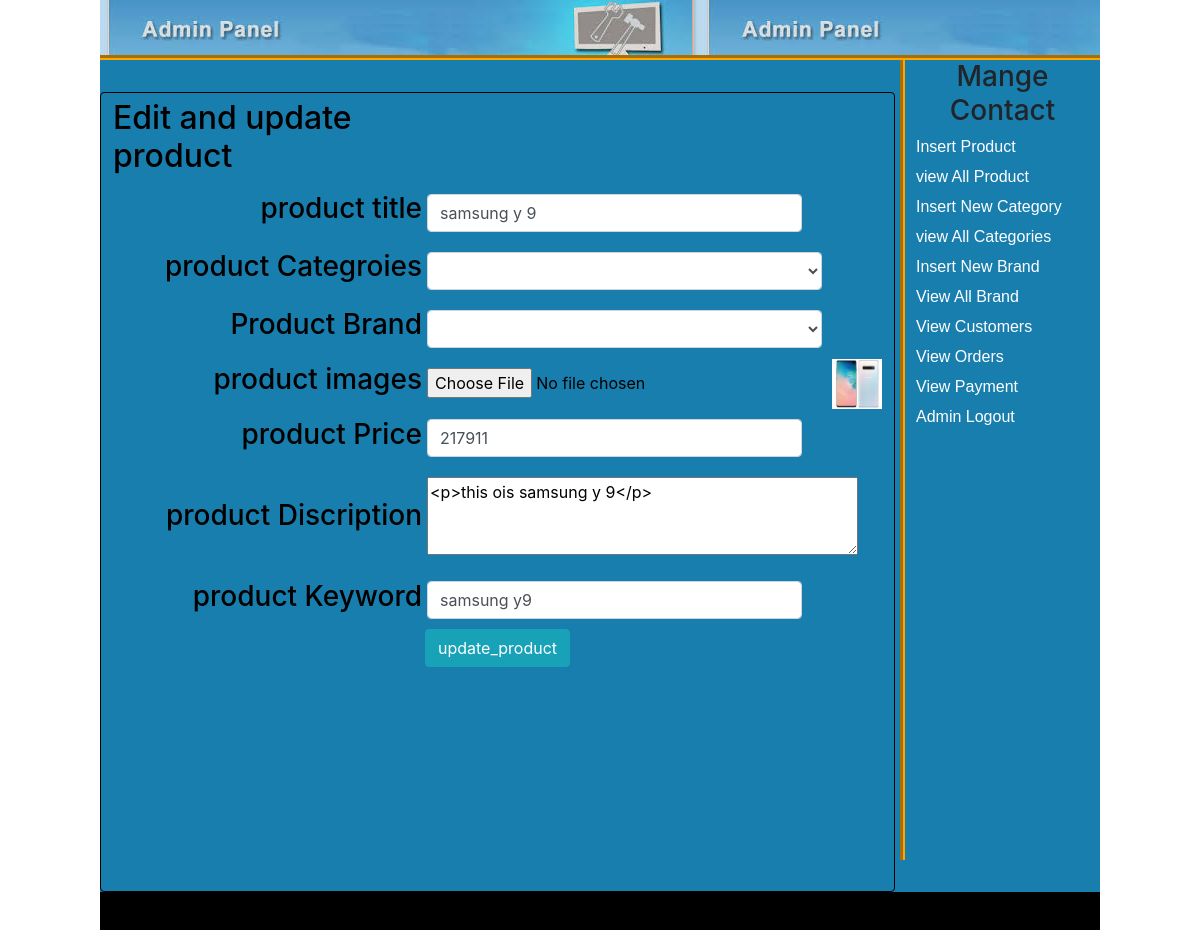
Screenshot of /Admin-area/index.php?edit_pro=13 (signed in) with the database file from the repository.
### tables this page shows
CREATE TABLE `products` (
  `product_id` int(100) NOT NULL,
  `product_cat` int(100) NOT NULL,
  `product_brand` int(100) NOT NULL,
  `product_title` varchar(255) NOT NULL,
  `product_price` int(100) NOT NULL,
  `product_desc` text NOT NULL,
  `product_images` text NOT NULL,
  `product_keywords` text NOT NULL
);

### Admin-area/edit_pro.php (the view, shortened to what this page needs)
<?php
if(!isset($_SESSION['user_email']))
{
    echo "<script>window.open('login.php?not_admin=You are not an Admin!','_self');</script>";
}
else
{
?><?php
include("includes/insert_product_fun.php");
if(isset($_GET['edit_pro']))
{
    $pro_id=$_GET['edit_pro'];
    $sel_pro="select * from products where product_id='$pro_id'";
    $run_pro=mysqli_query($con,$sel_pro);
    $get_pro=mysqli_fetch_array($run_pro);
    $pro_title=$get_pro['product_title'];
    $pro_brand=$get_pro['product_brand'];
    $pro_image=$get_pro['product_images'];
    $pro_price=$get_pro['product_price'];
    $pro_desc=$get_pro['product_desc'];
    $product_keyword=$get_pro['product_keywords'];
    $get_brand = "select * from brands where brand_id='$pro_brand' ";
    $run_brand = mysqli_query($con, $get_brand);
    $row_brand = mysqli_fetch_array($run_brand);
    $brand_title=$row_brand['brand_title'];
}
?>
<head>
    <link rel="stylesheet" href="https://maxcdn.bootstrapcdn.com/bootstrap/4.0.0/css/bootstrap.min.css">
    <link rel="stylesheet" href="styles/insert_product.css?vs<?php echo time(); ?>" media="all" \>
</head>
<div style="height: 800px">
                <form action="" method="POST" enctype="multipart/form-data">
                    <Table id="table_design" class=" form-control" width="795px" align="center">
                        <tr>
                            <th><h2>Edit and update product</h2></th>
                        </tr>
                        <tr>
                            <td id="td1">
                                <h3 align="right"> product title</h3>
                            </td>
                            <td id="td2"><input type="text" class=" form-control" name="product_title" value="<?php echo $pro_title; ?>"></td>
                        </tr>
                        <tr>
                            <td id="td1">
                                <h3 align="right"> product Categroies</h3>
                            </td>
                            <td id="td2">
                                <select name="product_cat" class=" form-control">
                                    <option>
                                    </option>
                                    <?php
                                    global $con;
                                    $get_catc = "select * from categories";
                                    $run_cats = mysqli_query($con, $get_catc);
                                    while ($row_cats = mysqli_fetch_array($run_cats)) {
                                        $cat_id = $row_cats['cat_id'];
                                        $cat_title = $row_cats['cat_title'];
                                        echo "<option value='$cat_id'>$cat_title</option>";
                                    }
                                    ?>
                                    < </select> </td> </tr> <tr>
                            <td id="td1">
                                <h3 align="right"> Product Brand</h3>
                            </td>
                            <td id="td2">
                                <select name="product_brand" id="" class=" form-control">
                                    <option value=""><?php echo $brand_title; ?></option>
                                    <?php
                                    global $con;
                                    $get_brand = "select * from brands";
                                    $run_brands = mysqli_query($con, $get_brand);
                                    while ($row_brand = mysqli_fetch_array($run_brands)) {
                                        $brand_id = $row_brand['brand_id'];
                                        $brand_title = $row_brand['brand_title'];
                                        echo "<option value='$brand_id'>$brand_title</option> ";
                                    }
                                    ?>
                                </select>
                            </td>
                        </tr>
                        <tr>
                            <td id="td1">
                                <h3 align="right">product images</h3>
                            </td>
                            <td id="td2"><input type="file" name="product_image" id=""></td>
                            <td><img src="product_img/<?php echo $pro_image; ?>" width="50" height="50" alt=""></td>
                        </tr>
                        <tr>
                            <td id="td1">
                                <h3 align="right"> product Price </h3>
                            </td>
                            <td id="td2"><input type="text" class=" form-control" name="product_price"  value="<?php echo $pro_price;?>" id=""></td>
                        </tr>
                        <tr>
                            <td id="td1">
                                <h3 align="right">product Discription</h3>
                            </td>
                            <td id="td2">
                                <textarea name="product_desc" cols="40"   value="" rows="3"><?php echo $pro_desc;  ?></textarea>
                            </td>
                        </tr>
                        <tr>
                            <td id="td1">
                                <h3 align="right">product Keyword</h3>
                            </td>
                            <td id="td2"><input type="text" class=" form-control" name="product_keyword"  value="<?php echo $product_keyword; ?>" id=""></td>
                        </tr>
                        <tr>
                            <td colspan="7" align="Center">
                                <input type="submit" name="update_product" class="btn btn-info" value="update_product" class=" " id=""></td>
                        </tr>
                    </Table>
                </form>
            </div>
<?php
if (isset($_POST['update_product'])) {
    $product_id=$pro_id;
    $product_title = $_POST['product_title'];
    $product_cat = $_POST['product_cat'];
    $product_brand = $_POST['product_brand'];
    $product_price = $_POST['product_price'];
    $product_desc = $_POST['product_desc'];
    $product_keyword = $_POST['product_keyword'];
    $product_image = $_FILES['product_image']['name'];
    $product_image_tmp = $_FILES['product_image']['tmp_name'];
    move_uploaded_file($product_image_tmp, "product_img/$product_image");
    $update_products = "UPDATE `products` SET product_cat='$product_cat',product_brand='$product_brand',product_title='$product_title',product_price='$product_price',product_desc='$product_desc',product_images='$product_image',product_keywords='$product_keyword' WHERE product_id='$product_id'";
    $update_pro = mysqli_query($con, $update_products);
    if($update_pro){
    echo "<script>alert('Product is updated');</script>";
    echo "<script>window.open('index.php?view_all_product','_self')</script>";}
}}
?>

### Admin-area/styles/style.css (style rules this page uses)
html, body, div, span, applet, object, iframe, h1, h2, h3, h4, h5, h6, p, blockquote, pre, a, abbr, acronym, address, big, cite, code, del, dfn, em, img, ins, kbd, q, s, samp, small, strike, strong, sub, sup, tt, var, b, u, i, center, dl, dt, dd, ol, ul, li, fieldset, form, label, legend, table, caption, tbody, tfoot, thead, tr, th, td, article, aside, canvas, details, embed, figure, figcaption, footer, header, hgroup, menu, nav, output, ruby, section, summary, time, mark, audio, video { margin: 0; padding: 0; border: 0; }
body { background-color:skyblue; }

### Admin-area/styles/insert_product.css (style rules this page uses)
#table_design { border: 1px; width: 795px; margin-left: 0px; height: 800px; background-color:#187eae; border: 1px solid black; }
#td1 { padding: 5px; padding-right: 0px; margin: 5px; width: 400px; color: black; }
h2 { color: black; }
#td2 { padding: 5px; margin: 5px; color: black; padding-left: 0px; width: 400px; float: left; }
#td2 input { width: 375px; }

### rows the page displays
products: product_title "samsung y 9", product_images (picture), product_price "217911", product_desc "<p>this ois samsung y 9</p>", product_keyword "samsung y9"
